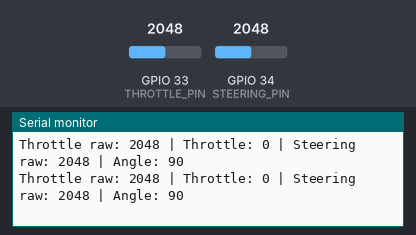
A sketch run on a simulated ESP32. Parts: the last lines printed to the serial monitor. The inputs (shaded band) are chosen by the test bench; at power-on: GPIO 33 (THROTTLE_PIN) = 2048, GPIO 34 (STEERING_PIN) = 2048.

Above: at 3.2 s.
3.3 s: GPIO 33 (THROTTLE_PIN) set to 2866
At 4.1 s:
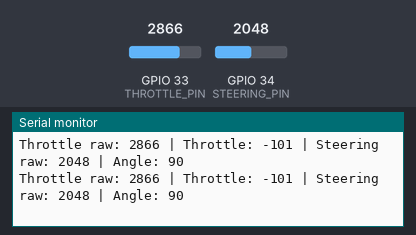
4.8 s: GPIO 34 (STEERING_PIN) set to 2866
At 5.5 s:
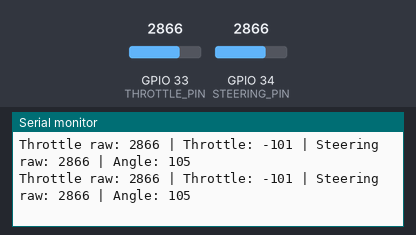
6.3 s: GPIO 33 (THROTTLE_PIN) set to 3603
At 7.2 s:
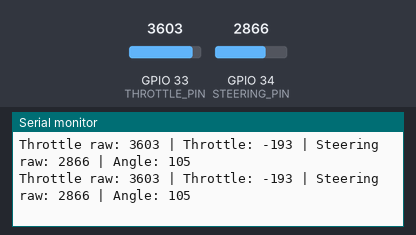
7.8 s: GPIO 34 (STEERING_PIN) set to 3603
At 8.4 s:
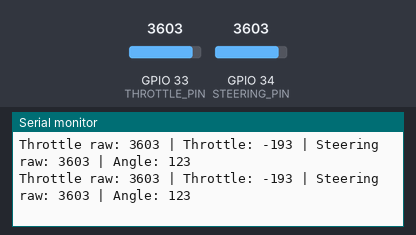
Timing chart, 0 to 10.3 s (numbered marks = the images above; inputs shaded):
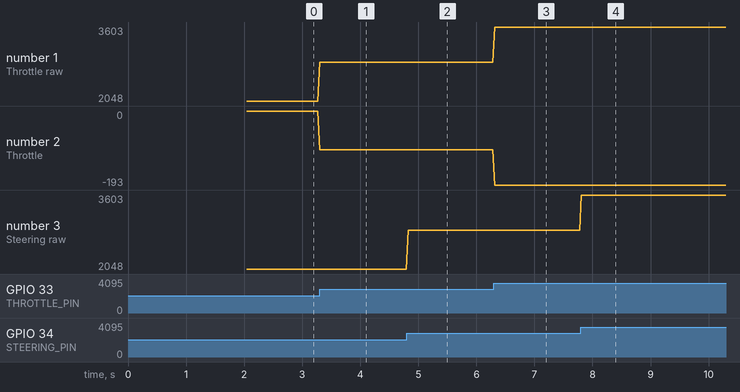

The sketch:

Remote.ino
```cpp
#include <WiFi.h>
#include <esp_now.h>

// =====================================================
// JOYSTICKS
// =====================================================

// LEFT joystick
#define THROTTLE_PIN 33

// RIGHT joystick
#define STEERING_PIN 34


// =====================================================
// CAR ESP32 MAC ADDRESS
// =====================================================

uint8_t receiverMAC[] = {
  0x20, 0xE7, 0xC8, 0x67, 0x64, 0xBC
};


// =====================================================
// DATA SENT TO CAR
// =====================================================

typedef struct
{
  int steeringAngle;
  int throttle;

} ControllerData;

ControllerData data;


// =====================================================
// JOYSTICK CENTRES
// =====================================================

int throttleCentre;
int steeringCentre;


// =====================================================
// READ JOYSTICK
// =====================================================

int readJoystick(int pin)
{
  long total = 0;

  for (int i = 0; i < 10; i++)
  {
    total += analogRead(pin);
  }

  return total / 10;
}


// =====================================================
// SETUP
// =====================================================

void setup()
{
  Serial.begin(115200);

  WiFi.mode(WIFI_STA);

  if (esp_now_init() != ESP_OK)
  {
    Serial.println("ESP-NOW FAILED");
    return;
  }

  esp_now_peer_info_t peerInfo = {};

  memcpy(
    peerInfo.peer_addr,
    receiverMAC,
    6
  );

  peerInfo.channel = 0;
  peerInfo.encrypt = false;

  if (esp_now_add_peer(&peerInfo) != ESP_OK)
  {
    Serial.println("FAILED TO ADD CAR");
    return;
  }


  // ===================================================
  // CALIBRATION
  // ===================================================

  Serial.println("CALIBRATING...");
  Serial.println("LEAVE BOTH JOYSTICKS CENTRED!");

  delay(1000);

  long throttleTotal = 0;
  long steeringTotal = 0;

  for (int i = 0; i < 200; i++)
  {
    throttleTotal += analogRead(THROTTLE_PIN);
    steeringTotal += analogRead(STEERING_PIN);

    delay(5);
  }

  throttleCentre = throttleTotal / 200;
  steeringCentre = steeringTotal / 200;

  Serial.println("CALIBRATION COMPLETE");

  Serial.print("Throttle centre: ");
  Serial.println(throttleCentre);

  Serial.print("Steering centre: ");
  Serial.println(steeringCentre);
}


// =====================================================
// MAIN LOOP
// =====================================================

void loop()
{
  int throttleRaw = readJoystick(THROTTLE_PIN);
  int steeringRaw = readJoystick(STEERING_PIN);


  // ===================================================
  // THROTTLE
  // ===================================================

  int throttleDifference =
    throttleRaw - throttleCentre;

  int throttle = 0;

  // Dead zone

  if (abs(throttleDifference) < 180)
  {
    throttle = 0;
  }
  else
  {
    throttle = map(
      throttleDifference,
      -throttleCentre,
      4095 - throttleCentre,
      255,
      -255
    );
  }

  throttle = constrain(
    throttle,
    -255,
    255
  );


  // ===================================================
  // STEERING
  // ===================================================

  int steeringDifference =
    steeringRaw - steeringCentre;

  int steeringAngle = 90;


  // Dead zone around centre

  if (abs(steeringDifference) < 180)
  {
    steeringAngle = 90;
  }
  else if (steeringRaw > steeringCentre)
  {
    steeringAngle = map(
      steeringRaw,
      steeringCentre + 180,
      4095,
      90,
      135
    );
  }
  else
  {
    steeringAngle = map(
      steeringRaw,
      0,
      steeringCentre - 180,
      45,
      90
    );
  }

  steeringAngle = constrain(
    steeringAngle,
    45,
    135
  );


  // ===================================================
  // SEND DATA
  // ===================================================

  data.throttle = throttle;
  data.steeringAngle = steeringAngle;

  esp_now_send(
    receiverMAC,
    (uint8_t *)&data,
    sizeof(data)
  );


  // ===================================================
  // DEBUG
  // ===================================================

  Serial.print("Throttle raw: ");
  Serial.print(throttleRaw);

  Serial.print(" | Throttle: ");
  Serial.print(throttle);

  Serial.print(" | Steering raw: ");
  Serial.print(steeringRaw);

  Serial.print(" | Angle: ");
  Serial.println(steeringAngle);

  delay(30);
}
```

Measured:
- after the input at 3.3 s, the serial monitor: prints a new line at once (image 1)
- after the input at 4.8 s, the serial monitor: prints a new line at once (image 2)
- after the input at 6.3 s, the serial monitor: prints a new line at once (image 3)
- after the input at 7.8 s, the serial monitor: prints a new line at once (image 4)
- plotted number 1: 2048 → 2866 after the input at 3.3 s, 2866 → 3603 after the input at 6.3 s
- plotted number 2: 0 → -101 after the input at 3.3 s, -101 → -193 after the input at 6.3 s
